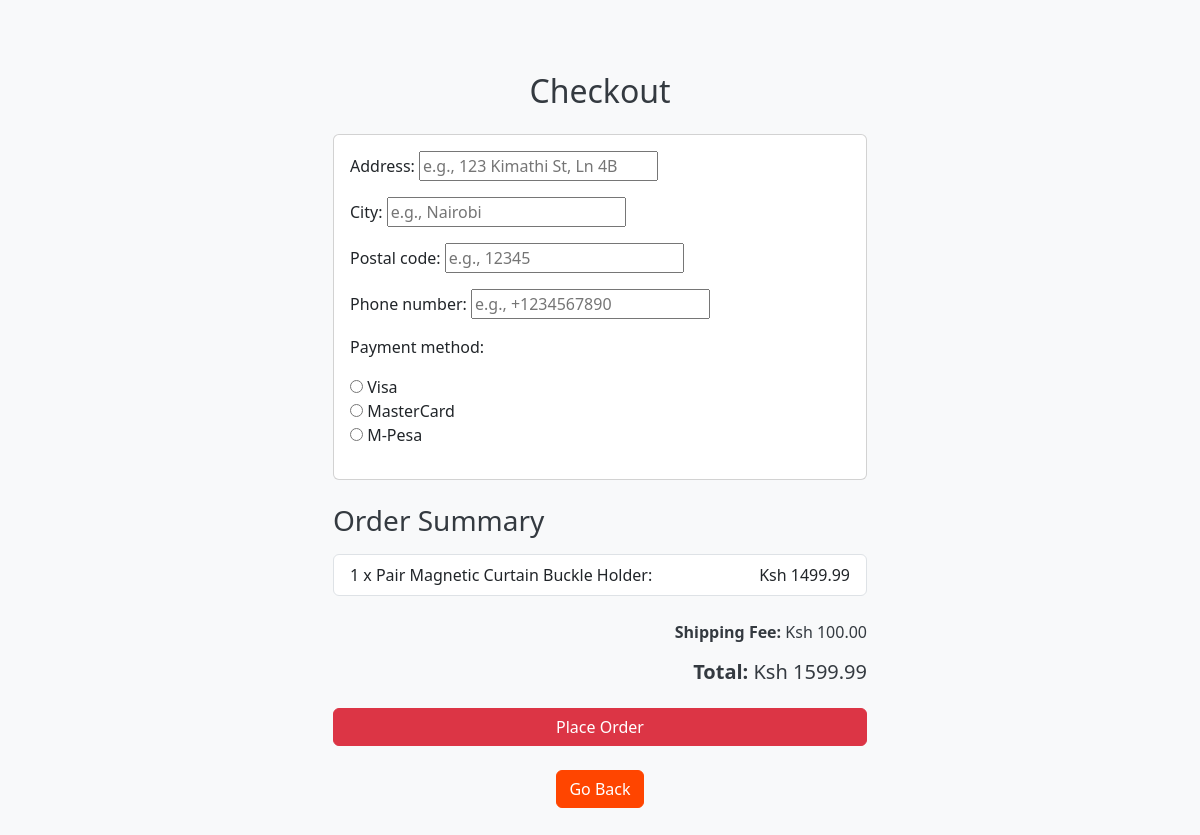
Page /checkout/ (signed in) on the earlier database version.
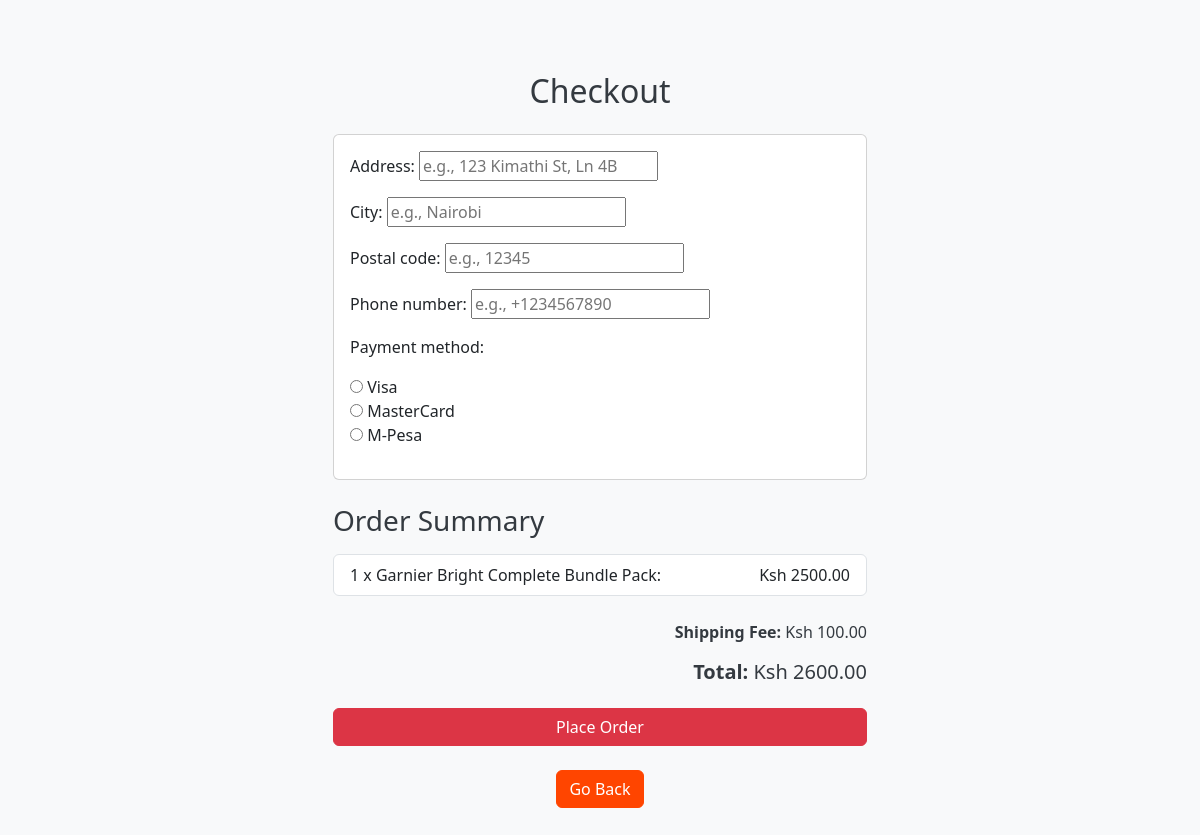
Same page on the later database version.
### myapp/models.py (models this page shows, shortened)
class CartItem(models.Model):
    cart = models.ForeignKey(Cart, on_delete=models.CASCADE)  # Link to the cart this item belongs to; if the cart is deleted, this item is also deleted
    product = models.ForeignKey(Product, on_delete=models.CASCADE)  # The product this item represents; if the product is deleted, this item is also deleted
    quantity = models.PositiveIntegerField(default=1)  # The quantity of the product in the cart; default is 1
    def get_total_price(self):
        return self.product.get_total_price(self.quantity)  # Uses the Product's method to calculate the total price for this item

class Product(models.Model):
    name = models.CharField(max_length=255)  # The name of the product, with a maximum length of 255 characters
    price = models.DecimalField(
        max_digits=12, decimal_places=2, default=0, validators=[MinValueValidator(0)]
    )  # The price of the product, with up to 12 digits, including 2 decimal places; default is 0 and must be non-negative
    image = models.ImageField(upload_to='products_images/', blank=True)  # Optional image of the product; if provided, stored in 'products_images/' directory
    description = models.TextField(blank=True, null=True)  # Optional text description of the product; can be left blank or set to null
    rating = models.DecimalField(
        max_digits=4, decimal_places=2, default=0, validators=[MinValueValidator(0)]
    )  # The rating of the product, with up to 4 digits, including 2 decimal places; default is 0 and must be non-negative
    reviews = models.CharField(max_length=255)  # Product reviews, limited to 255 characters
    def get_total_price(self, quantity):
        return self.price * quantity  # Multiplies the product's price by the quantity to get the total price

### myapp/views.py (the view, shortened to what this page needs)
# urls.py: path('checkout/', views.checkout_view, name='checkout'),
@login_required
@csrf_protect
def checkout_view(request):
    if request.method == 'GET':
        cart_items = []  # Initialize list to hold cart items
        total_price = 0  # Initialize total price
        shipping_fee = 0  # Initialize shipping fee
        product_id = request.GET.get('product_id')
        product_name = request.GET.get('product_name')
        product_price = request.GET.get('product_price')
        product_quantity = int(request.GET.get('product_quantity', 1))  # Default quantity to 1 if not provided
        if product_id and product_name and product_price:
            try:
                product = Product.objects.get(id=product_id)
                product_price = float(product_price)
                total_price = product_price * product_quantity
                shipping_fee = calculate_shipping_fee(total_price)
                request.session['checkout_product'] = {
                    'product_id': product_id,
                    'product_name': product_name,
                    'product_price': product_price,
                    'product_quantity': product_quantity,
                }
                cart_items = [{
                    'quantity': product_quantity,
                    'product': {
                        'name': product_name,
                        'price': product_price,
                        'description': request.GET.get('product_description'),
                    },
                    'get_total_price': product_price * product_quantity,
                }]
            except Product.DoesNotExist:
                return HttpResponse("Product not found.", status=404)
        else:
            if request.user.is_authenticated:
                cart = get_object_or_404(Cart, user=request.user)
                cart_items = CartItem.objects.filter(cart=cart)
                if not cart_items:
                    return render(request, 'empty_cart.html')
                total_price = sum(item.get_total_price() for item in cart_items)
        shipping_fee = calculate_shipping_fee(total_price)
        total_price += shipping_fee
        initial_data = {}
        if request.user.is_authenticated:
            profile = request.user.profile
            initial_data = {
                'phone_number':profile.phone_number,
                'address': profile.address,
                'city': profile.city,
                'postal_code': profile.postal_code,
            }
        form = CheckoutForm(initial=initial_data)
        context = {
            'form': form,
            'cart_items': cart_items,
            'total_price': total_price,
            'shipping_fee': shipping_fee,
        }
        return render(request, 'checkout.html', context)

### myapp/forms.py
class CheckoutForm(BaseAddressForm):
    phone_number = forms.CharField(
        max_length=15,  # Phone number cannot exceed 15 characters
        validators=[RegexValidator(
            r'^\+?\d{10,15}$',  # Phone number must match this regex pattern
            'Phone number must be in the format: "+1234567890". Include country code and ensure it is between 10 and 15 digits.'  # Error message for invalid phone number
        )],
        widget=forms.TextInput(attrs={'placeholder': 'e.g., +1234567890'}),  # Placeholder text to guide users
        error_messages={
            'required': 'Please provide your phone number.',  # Error message if phone number field is empty
            'max_length': 'Phone number cannot be longer than 15 characters.',  # Error message if phone number is too long
        }
    )
    payment_method = forms.ChoiceField(
        choices=[('visa', 'Visa'), ('mastercard', 'MasterCard'), ('mpesa', 'M-Pesa')],  # Choices for payment methods
        widget=forms.RadioSelect,  # Use radio buttons for selection
        error_messages={
            'required': 'Please select a payment method.',  # Error message if payment method is not selected
        }
    )

### templates/checkout.html (shortened to what this page needs)
{% extends "base.html" %}
{% block content %}
<div class="container py-5">
    <h2 class="text-center mb-4">Checkout</h2>
    <div class="row justify-content-center">
        <div class="col-md-6">
            <form method="POST" action="{% url 'checkout' %}">
                <div class="card no-scale mb-4">
                    <div class="card-body">
                        {{ form.as_p }}
                    </div>
                </div>
                <h3 class="mb-3">Order Summary</h3>
                <ul class="list-group mb-4">
                    {% if checkout_product %}
                        <li class="list-group-item d-flex justify-content-between align-items-center">
                            {{ checkout_product.quantity }} x {{ checkout_product.product.name }}:
                            <span>Ksh {{ checkout_product.total_price|floatformat:2 }}</span>
                        </li>
                    {% else %}
                        {% for item in cart_items %}
                        <li class="list-group-item d-flex justify-content-between align-items-center">
                            {{ item.quantity }} x {{ item.product.name }}:
                            <span>Ksh {{ item.get_total_price|floatformat:2 }}</span>
                        </li>
                        {% endfor %}
                    {% endif %}
                </ul>
                <div class="text-end mb-4">
                    <p><strong>Shipping Fee:</strong> Ksh {{ shipping_fee|floatformat:2 }}</p>
                    <h5><strong>Total:</strong> Ksh {{ total_price|floatformat:2 }}</h5>
                </div>
                <button type="submit" class="btn btn-danger w-100">Place Order</button>
            </form>
        </div>
    </div>
    <div class="text-center mt-4">
        <a href="{% url 'index' %}" class="btn btn-primary">Go Back</a>
    </div>
</div>
{% endblock %}

Differences in the rows shown:
removed CartItem: quantity "1", product.name "Pair Magnetic Curtain Buckle Holder", get_total_price "1499.99"
added CartItem: quantity "1", product.name "Garnier Bright Complete Bundle Pack", get_total_price "2500.00"
Other differences:
{{ total_price|floatformat:2 }}: "1599.99" → "2600.00"
